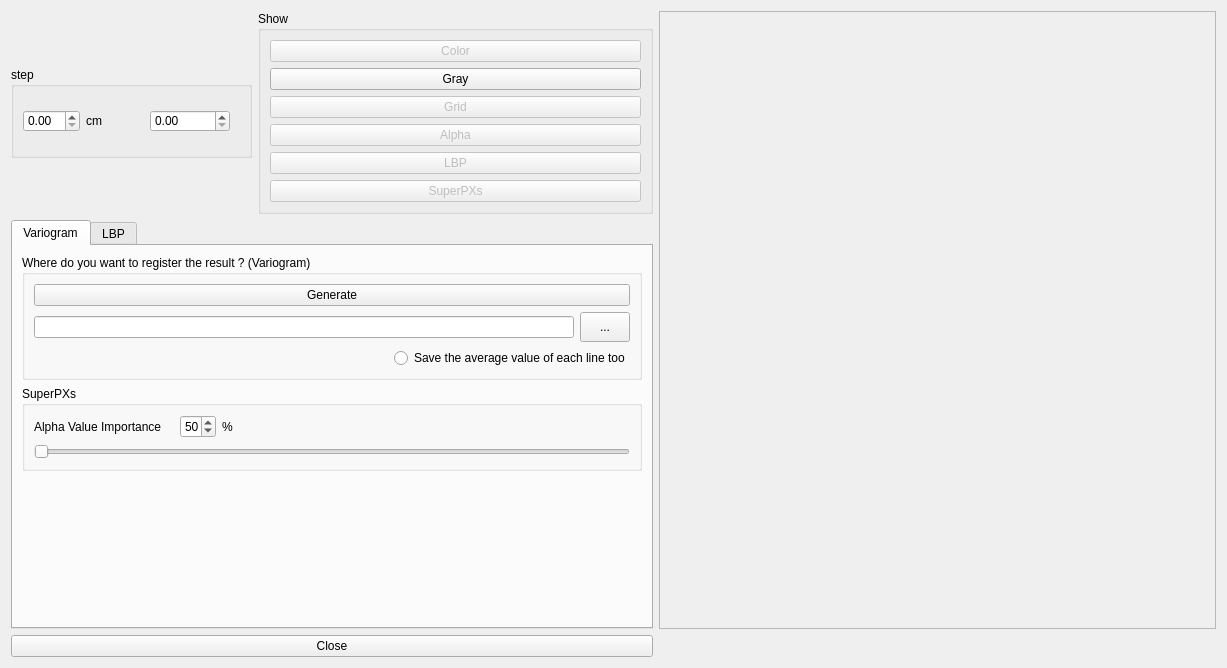
<?xml version="1.0" encoding="UTF-8"?>
<ui version="4.0">
 <class>elevationModel</class>
 <widget class="QDialog" name="elevationModel">
  <property name="enabled">
   <bool>true</bool>
  </property>
  <property name="geometry">
   <rect>
    <x>0</x>
    <y>0</y>
    <width>1227</width>
    <height>668</height>
   </rect>
  </property>
  <property name="minimumSize">
   <size>
    <width>0</width>
    <height>0</height>
   </size>
  </property>
  <property name="windowTitle">
   <string>Import profile</string>
  </property>
  <layout class="QGridLayout" name="gridLayout">
   <item row="0" column="0">
    <layout class="QVBoxLayout" name="verticalLayout">
     <item>
      <layout class="QHBoxLayout" name="horizontalLayout_4">
       <item>
        <widget class="QGroupBox" name="groupBox_2">
         <property name="maximumSize">
          <size>
           <width>241</width>
           <height>91</height>
          </size>
         </property>
         <property name="title">
          <string>step</string>
         </property>
         <layout class="QHBoxLayout" name="horizontalLayout_2">
          <item>
           <widget class="QDoubleSpinBox" name="cmBOX">
            <property name="maximumSize">
             <size>
              <width>80</width>
              <height>22</height>
             </size>
            </property>
           </widget>
          </item>
          <item>
           <widget class="QLabel" name="label">
            <property name="minimumSize">
             <size>
              <width>0</width>
              <height>49</height>
             </size>
            </property>
            <property name="maximumSize">
             <size>
              <width>20</width>
              <height>16777215</height>
             </size>
            </property>
            <property name="text">
             <string>cm</string>
            </property>
           </widget>
          </item>
          <item>
           <spacer name="horizontalSpacer">
            <property name="orientation">
             <enum>Qt::Horizontal</enum>
            </property>
            <property name="sizeHint" stdset="0">
             <size>
              <width>40</width>
              <height>20</height>
             </size>
            </property>
           </spacer>
          </item>
          <item>
           <widget class="QDoubleSpinBox" name="pxBOX">
            <property name="enabled">
             <bool>true</bool>
            </property>
            <property name="minimumSize">
             <size>
              <width>80</width>
              <height>22</height>
             </size>
            </property>
            <property name="maximumSize">
             <size>
              <width>80</width>
              <height>22</height>
             </size>
            </property>
           </widget>
          </item>
          <item>
           <widget class="QLabel" name="label_2">
            <property name="text">
             <string> </string>
            </property>
           </widget>
          </item>
         </layout>
        </widget>
       </item>
       <item>
        <widget class="QGroupBox" name="groupBox">
         <property name="title">
          <string>Show</string>
         </property>
         <layout class="QVBoxLayout" name="verticalLayout_2">
          <property name="bottomMargin">
           <number>9</number>
          </property>
          <item>
           <widget class="QPushButton" name="showColors">
            <property name="enabled">
             <bool>false</bool>
            </property>
            <property name="text">
             <string>Color</string>
            </property>
           </widget>
          </item>
          <item>
           <widget class="QPushButton" name="showGray">
            <property name="text">
             <string>Gray</string>
            </property>
           </widget>
          </item>
          <item>
           <widget class="QPushButton" name="showGrid">
            <property name="enabled">
             <bool>false</bool>
            </property>
            <property name="text">
             <string>Grid</string>
            </property>
           </widget>
          </item>
          <item>
           <widget class="QPushButton" name="showAlpha">
            <property name="enabled">
             <bool>false</bool>
            </property>
            <property name="sizePolicy">
             <sizepolicy hsizetype="Minimum" vsizetype="Fixed">
              <horstretch>0</horstretch>
              <verstretch>0</verstretch>
             </sizepolicy>
            </property>
            <property name="text">
             <string>Alpha</string>
            </property>
           </widget>
          </item>
          <item>
           <widget class="QPushButton" name="showLBP">
            <property name="enabled">
             <bool>false</bool>
            </property>
            <property name="text">
             <string>LBP</string>
            </property>
           </widget>
          </item>
          <item>
           <widget class="QPushButton" name="showSuperPXs">
            <property name="enabled">
             <bool>false</bool>
            </property>
            <property name="text">
             <string>SuperPXs</string>
            </property>
           </widget>
          </item>
         </layout>
        </widget>
       </item>
      </layout>
     </item>
     <item>
      <widget class="QTabWidget" name="tabWidget">
       <property name="currentIndex">
        <number>0</number>
       </property>
       <widget class="QWidget" name="tab">
        <attribute name="title">
         <string>Variogram</string>
        </attribute>
        <layout class="QFormLayout" name="formLayout">
         <item row="0" column="0" colspan="2">
          <widget class="QGroupBox" name="groupBox">
           <property name="title">
            <string>Where do you want to register the result ? (Variogram)</string>
           </property>
           <layout class="QVBoxLayout" name="verticalLayout_5">
            <item>
             <widget class="QPushButton" name="Generate">
              <property name="text">
               <string>Generate</string>
              </property>
             </widget>
            </item>
            <item>
             <layout class="QHBoxLayout" name="horizontalLayout_3">
              <item>
               <widget class="QLineEdit" name="FilePath">
                <property name="minimumSize">
                 <size>
                  <width>500</width>
                  <height>22</height>
                 </size>
                </property>
               </widget>
              </item>
              <item>
               <widget class="QToolButton" name="browseToolButton">
                <property name="minimumSize">
                 <size>
                  <width>50</width>
                  <height>30</height>
                 </size>
                </property>
                <property name="text">
                 <string notr="true">...</string>
                </property>
               </widget>
              </item>
             </layout>
            </item>
            <item>
             <layout class="QHBoxLayout" name="horizontalLayout_7">
              <item>
               <spacer name="horizontalSpacer_2">
                <property name="orientation">
                 <enum>Qt::Horizontal</enum>
                </property>
                <property name="sizeHint" stdset="0">
                 <size>
                  <width>40</width>
                  <height>20</height>
                 </size>
                </property>
               </spacer>
              </item>
              <item>
               <widget class="QRadioButton" name="AvgCSV">
                <property name="text">
                 <string>Save the average value of each line too</string>
                </property>
               </widget>
              </item>
             </layout>
            </item>
           </layout>
          </widget>
         </item>
         <item row="1" column="0">
          <widget class="QGroupBox" name="superPXSGroupBOX">
           <property name="enabled">
            <bool>true</bool>
           </property>
           <property name="minimumSize">
            <size>
             <width>620</width>
             <height>22</height>
            </size>
           </property>
           <property name="title">
            <string>SuperPXs</string>
           </property>
           <layout class="QVBoxLayout" name="verticalLayout_3">
            <item>
             <layout class="QHBoxLayout" name="horizontalLayout">
              <item>
               <widget class="QLabel" name="label_3">
                <property name="enabled">
                 <bool>true</bool>
                </property>
                <property name="maximumSize">
                 <size>
                  <width>140</width>
                  <height>16777215</height>
                 </size>
                </property>
                <property name="text">
                 <string>Alpha Value Importance</string>
                </property>
               </widget>
              </item>
              <item>
               <widget class="QSpinBox" name="alphaBOX">
                <property name="maximumSize">
                 <size>
                  <width>36</width>
                  <height>16777215</height>
                 </size>
                </property>
                <property name="value">
                 <number>50</number>
                </property>
               </widget>
              </item>
              <item>
               <widget class="QLabel" name="label_4">
                <property name="text">
                 <string>%</string>
                </property>
               </widget>
              </item>
             </layout>
            </item>
            <item>
             <widget class="QSlider" name="superPXSlider">
              <property name="enabled">
               <bool>true</bool>
              </property>
              <property name="orientation">
               <enum>Qt::Horizontal</enum>
              </property>
             </widget>
            </item>
           </layout>
          </widget>
         </item>
        </layout>
       </widget>
       <widget class="QWidget" name="tab_2">
        <attribute name="title">
         <string>LBP</string>
        </attribute>
        <layout class="QGridLayout" name="gridLayout_2">
         <item row="0" column="0">
          <widget class="QGroupBox" name="groupBox_3">
           <property name="title">
            <string>Where do you want to register the result ? (LBP)</string>
           </property>
           <layout class="QVBoxLayout" name="verticalLayout_4">
            <item>
             <widget class="QPushButton" name="Generate2">
              <property name="text">
               <string>Generate</string>
              </property>
             </widget>
            </item>
            <item>
             <layout class="QHBoxLayout" name="horizontalLayout_6">
              <item>
               <widget class="QLineEdit" name="FilePath2">
                <property name="minimumSize">
                 <size>
                  <width>500</width>
                  <height>22</height>
                 </size>
                </property>
               </widget>
              </item>
              <item>
               <widget class="QToolButton" name="browseToolButton2">
                <property name="minimumSize">
                 <size>
                  <width>50</width>
                  <height>30</height>
                 </size>
                </property>
                <property name="text">
                 <string notr="true">...</string>
                </property>
               </widget>
              </item>
             </layout>
            </item>
            <item>
             <layout class="QHBoxLayout" name="horizontalLayout_8">
              <item>
               <spacer name="horizontalSpacer_3">
                <property name="orientation">
                 <enum>Qt::Horizontal</enum>
                </property>
                <property name="sizeHint" stdset="0">
                 <size>
                  <width>40</width>
                  <height>20</height>
                 </size>
                </property>
               </spacer>
              </item>
              <item>
               <widget class="QRadioButton" name="AvgCSV2">
                <property name="text">
                 <string>Save the average value of each line too</string>
                </property>
               </widget>
              </item>
             </layout>
            </item>
           </layout>
          </widget>
         </item>
        </layout>
       </widget>
      </widget>
     </item>
    </layout>
   </item>
   <item row="0" column="1">
    <widget class="QFrame" name="frame">
     <property name="sizePolicy">
      <sizepolicy hsizetype="Expanding" vsizetype="Minimum">
       <horstretch>0</horstretch>
       <verstretch>0</verstretch>
      </sizepolicy>
     </property>
     <property name="minimumSize">
      <size>
       <width>541</width>
       <height>611</height>
      </size>
     </property>
     <property name="autoFillBackground">
      <bool>false</bool>
     </property>
     <property name="frameShape">
      <enum>QFrame::StyledPanel</enum>
     </property>
     <property name="frameShadow">
      <enum>QFrame::Raised</enum>
     </property>
    </widget>
   </item>
   <item row="1" column="0">
    <widget class="QPushButton" name="Close">
     <property name="text">
      <string>Close</string>
     </property>
    </widget>
   </item>
  </layout>
 </widget>
 <resources/>
 <connections/>
</ui>
